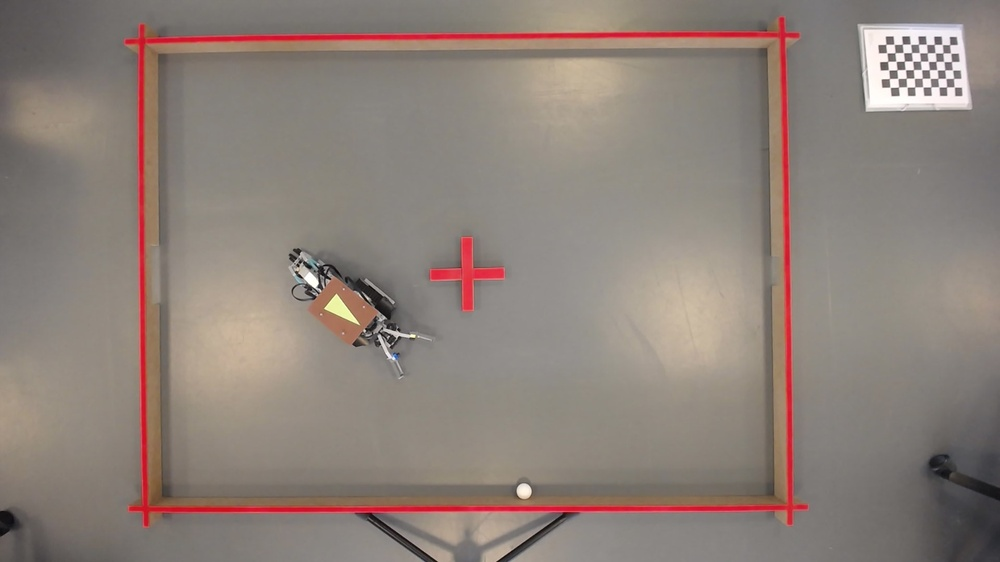
#> input picture ArucoTet/Chessimages/5.jpg, 1000 x 562 px, shrunk from 1920 x 1080 before the run, found by its file name
$ python UndisTest.py
#> lines starting #> are read from the running program, lines starting #| are printed output that depends on the picture
import cv2
import numpy as np

def reverse_barrel_distortion(image_path, k):
    # Load the image
#> called with k = 0.1
    image = cv2.imread(image_path)
#> image is the input picture: shape (562, 1000, 3); mean B, G, R 121.5, 129.1, 141.6

    # Get the image dimensions
    height, width = image.shape[:2]
#> height = 562; width = 1000

    # Calculate the center point of the image
    cx = width / 2
#> cx = 500
    cy = height / 2
#> cy = 281

    # Create the undistorted image
    undistorted_image = np.zeros(image.shape, dtype=np.uint8)

    # Reverse the barrel distortion
    for y in range(height):
        for x in range(width):
            # Calculate the distance from the center point
            dx = x - cx
            dy = y - cy
            r = np.sqrt(dx ** 2 + dy ** 2)

            # Apply reverse distortion equation
            r_prime = r * (1 + k * r ** 2)

            # Calculate the source coordinates
            src_x = int(cx + dx * (r_prime / r))
            src_y = int(cy + dy * (r_prime / r))

            # Check if the source coordinates are within bounds
            if src_x >= 0 and src_x < width and src_y >= 0 and src_y < height:
                # Copy the pixel from the source to the destination image
                undistorted_image[y, x] = image[src_y, src_x]
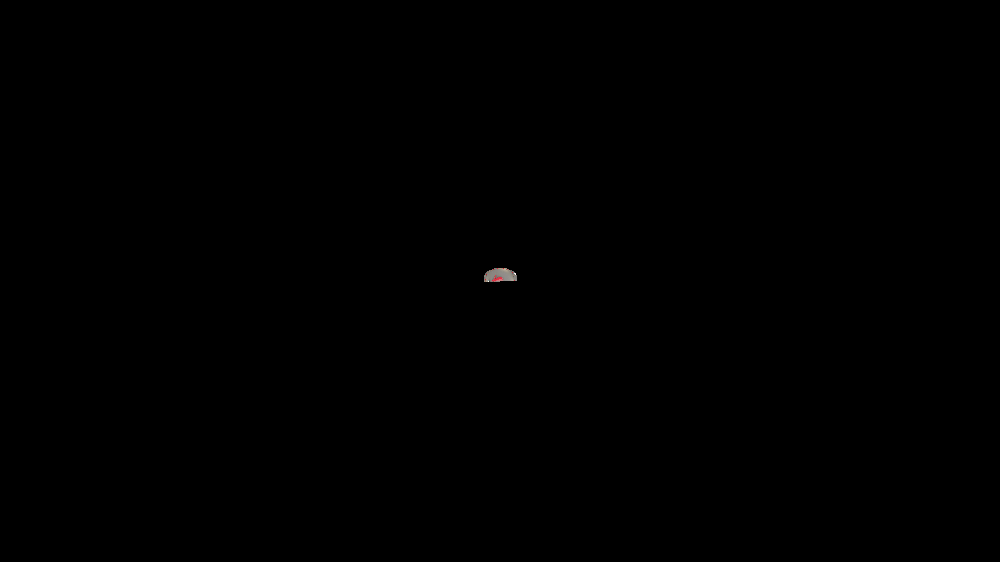
#> undistorted_image: shape (562, 1000, 3); mean B, G, R 0.1, 0.1, 0.1

    return undistorted_image

# Path to the distorted image
image_path = r"C:\Users\rasmu\OneDrive\Skrivebord\CDIO\RobotProject\CDIO-RobtoScripts\ArucoTet\Chessimages\5.jpg"

# Distortion coefficient
k = 0.1

# Reverse the barrel distortion
#> (the run stopped early here; a loop or call above may not have finished)
